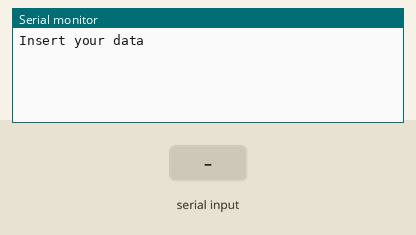
The program below on a simulated Arduino Uno, built with avr-gcc and run on an emulated ATmega328P. On the bench: the last lines printed to the serial monitor. The test bench sets the inputs (shaded band). Storage starts empty.

Above: at 1.2 s.
1.3 s: "1" received over Serial
At 2.1 s:
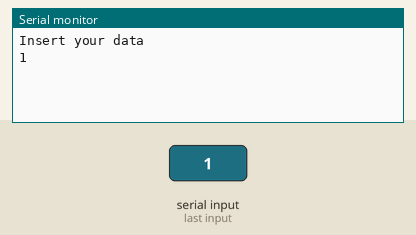
2.8 s: "0" received over Serial
At 3.4 s:
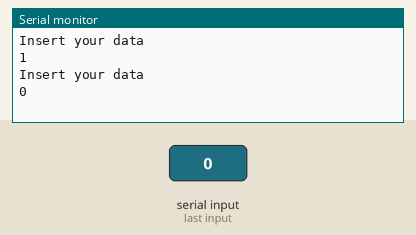
4.3 s: "2" received over Serial
At 6.7 s:
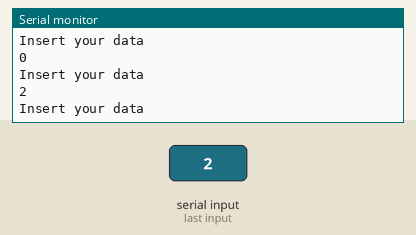

The program:

main.cpp
```cpp
#include <Arduino.h>
/*
SanatBazar
Arduino Tutorial Series
Author: Davood Dorostkar
Website: www.sanatbazar.com

*/

#include <SD.h>
#include <SPI.h>
#define SS 10

void setup()
{
  Serial.begin(9600);
  SD.begin(SS);
}

void loop()
{
  Serial.println("Insert your data");
  while (!Serial.available())
  {
  }
  char input = char(Serial.read());
  Serial.println(input);
  File inputData = SD.open("data.txt", FILE_WRITE);
  if (inputData)
    inputData.println(String(input));
  else
    Serial.println("No Card inserted");
  delay(1000);
}
```

Measured:
- after the input at 1.3 s, the serial monitor: prints a new line at once (image 1)
- after the input at 2.8 s, the serial monitor: prints a new line at once (image 2)
- after the input at 4.3 s, the serial monitor: prints a new line at once (image 3)
